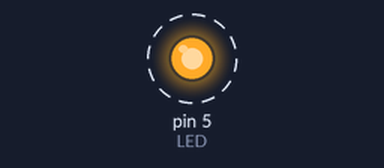
Bench run of a sketch on a simulated Arduino Uno, built with avr-gcc and run on an emulated ATmega328P. On the bench: output pins drawn as LEDs (lit = HIGH). Dashed ring = blinking.

Above: at 0.5 s.
Timing chart, 0 to 4.6 s (numbered marks = the images above):
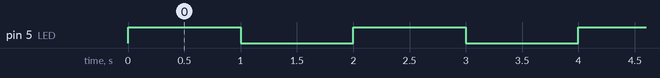

Measured:
- by itself, pin 5 (LED): alternates HIGH for 1.0 s and LOW for 1.0 s

The sketch:

led-blink.ino
```cpp
/*
ESP8266 LED Blink
*/

#define LED 5 // define the pin the LED is attached to

/*
 * The setup function. We only start the sensors here
 */
void setup(void)
{
  pinMode(LED, OUTPUT); // Initialise the LED pin as an OUTPUT
}

/*
 * Main function, get and show the temperature
 */
void loop(void)
{
  digitalWrite(LED, HIGH);  // Turn the LED on
  delay(1000);              // Wait for 1 second
  digitalWrite(LED, LOW);   // Turn the LED off
  delay(1000);              // Wait for 1 second
}
```
